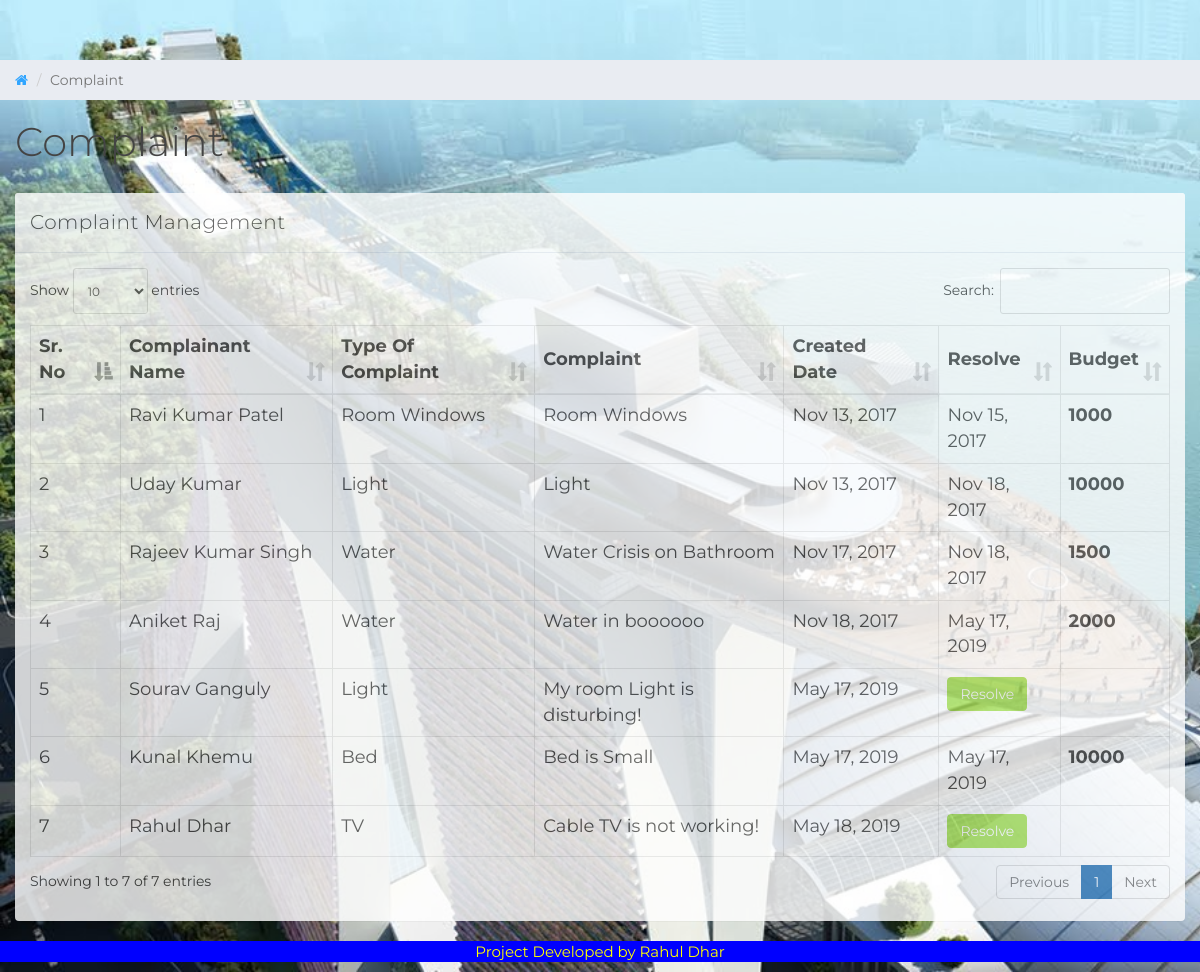
/complain_managment.php, run on the app's committed database.
### tables this page shows
CREATE TABLE `complaint` (
  `id` int(11) NOT NULL,
  `complainant_name` varchar(100) NOT NULL,
  `complaint_type` varchar(100) NOT NULL,
  `complaint` varchar(200) NOT NULL,
  `created_at` timestamp NOT NULL DEFAULT CURRENT_TIMESTAMP,
  `resolve_status` tinyint(1) NOT NULL,
  `resolve_date` timestamp NULL DEFAULT CURRENT_TIMESTAMP ON UPDATE CURRENT_TIMESTAMP,
  `budget` int(11) DEFAULT NULL
);

### complain_managment.php (the view, shortened to what this page needs)
<?php
include_once "db.php"; ?>
<!DOCTYPE html>
<html>
<head>
    <link href="css/bootstrap.min.css" rel="stylesheet">
    <link href="css/font-awesome.min.css" rel="stylesheet">
    <link href="css/datepicker3.css" rel="stylesheet">
    <link href="css/dataTables.bootstrap.min.css" rel="stylesheet">
    <link href="css/styles.css" rel="stylesheet">
</head>
<body style="background-image: url('image/marinasands.jpg');background-repeat: no-repeat;
	background-size: cover;">
<div class="col-sm-12 col-lg-12 main">
    <div class="row">
        <ol class="breadcrumb">
            <li><a href="#">
                    <em class="fa fa-home"></em>
                </a></li>
            <li class="active">Complaint</li>
        </ol>
    </div>
    <div class="row">
        <div class="col-lg-12">
            <h1 class="page-header">Complaint</h1>
        </div>
    </div>
    <div class="row">
        <div class="col-lg-12">
            <div class="panel panel-default" style="opacity:0.8">
                <div class="panel-heading">Complaint Management</div>
                <div class="panel-body" style="opacity:1.0">
                    <table class="table table-striped table-bordered table-responsive" cellspacing="0" width="100%" id="rooms">
                        <thead>
                        <tr>
                            <th>Sr. No</th>
                            <th>Complainant Name</th>
                            <th>Type Of Complaint</th>
                            <th>Complaint</th>
                            <th>Created Date</th>
                            <th>Resolve</th>
                            <th>Budget</th>
                        </tr>
                        </thead>
                        <tbody>
                        <?php
                        $complaint_query = "SELECT * FROM complaint";
                        $complaint_result = mysqli_query($connection, $complaint_query);
                        if (mysqli_num_rows($complaint_result) > 0) {
                            $num = 0;
                            while ($complaint = mysqli_fetch_assoc($complaint_result)) {
                                $num++
                                ?>
                                <tr>
                                    <td><?php echo $num ?></td>
                                    <td><?php echo $complaint['complainant_name'] ?></td>
                                    <td><?php echo $complaint['complaint_type'] ?></td>
                                    <td><?php echo $complaint['complaint'] ?></td>
                                    <td><?php echo date('M j, Y',strtotime($complaint['created_at'])) ?></td>
                                    <td>
                                        <?php if(!$complaint['resolve_status']){
                                            echo '<button class="btn btn-success" data-toggle="modal" data-target="#complaintModal" data-id="' . $complaint['id'] . '" id="complaint">Resolve</a>';
                                        } else{
                                            echo date('M j, Y',strtotime($complaint['resolve_date']));
                                        }
                                        ?>
                                    </td>
                                    <th><?php echo $complaint['budget'] ?></th>
                                </tr>
                            <?php }
                        } else {
                            echo "No Rooms";
                        }
                        ?>
                        </tbody>
                    </table>
                </div>
            </div>
        </div>
    </div>
</div>
</body>
<footer>
	<div class="row">
		<div class="col-md-12">
			<div class="footer">
				<p>Project Developed by Rahul Dhar</p>
			</div>
		</div>
	</div>
</footer>
</html>

### css/styles.css (style rules this page uses)
body { background: #f1f4f7; padding-top: 60px; font-size: 14px; color: #444444; font-family: "Montserrat", "Helvetica Neue", Helvetica, Arial, sans-serif; }
p { color: #777; }
a, a:hover, a:focus { color: #30a5ff; }
h1, h2, h3, h4, h5, h6 { color: #444444; }
h1 { font-weight: 300; font-size: 40px; }
.btn-success, .btn-success:hover, .btn-success:focus, .btn-success:active, .btn-success.active, .open > .dropdown-toggle.btn-success, .btn-success.disabled, .btn-success[disabled], fieldset[disabled] .btn-success, .btn-success.disabled:hover, .btn-success[disabled]:hover, fieldset[disabled] .btn-success:hover, .btn-success.disabled:focus, .btn-success[disabled]:focus, fieldset[disabled] .btn-success:focus, .btn-success.disabled:active, .btn-success[disabled]:active, fieldset[disabled] .btn-success:active, .btn-success.disabled.active, .btn-success[disabled].active, fieldset[disabled] .btn-success.active { background-color: #8ad919; border-color: #8ad919; }
.panel { border: 0; }
.panel-heading { font-size: 20px; font-weight: 300; letter-spacing: 0.025em; height: 60px; line-height: 38px; }
.panel-default .panel-heading { background: #fff; border-bottom: 1px solid #e9ecf2; color: #444444; }
.breadcrumb { border-radius: 0; padding: 10px 15px 10px 15px; background: #e9ecf2; margin: 0; }
h1.page-header { margin-top: 20px; border-bottom: 0; }
.table { background: #fff; }
.table > thead > tr > th { border-bottom: 1px solid #e6e7e8; vertical-align: middle; height: 50px; }
table, th, td { background: white; opacity: 0.7; color: black; font-size: 18px; }
th, td { opacity: 1; }
.footer { background: blue; text-align: center; }
.footer p { font-size: 15px; color: yellow; }

### data on the page
complaint: complainant_name "Ravi Kumar Patel", complaint_type "Room Windows", complaint "Room Windows", created_at "Nov 13, 2017", resolve_date "Nov 15, 2017", budget "1000"
complaint: complainant_name "Uday Kumar", complaint_type "Light", complaint "Light", created_at "Nov 13, 2017", resolve_date "Nov 18, 2017", budget "10000"
complaint: complainant_name "Rajeev Kumar Singh", complaint_type "Water", complaint "Water Crisis on Bathroom", created_at "Nov 17, 2017", resolve_date "Nov 18, 2017", budget "1500"
complaint: complainant_name "Aniket Raj", complaint_type "Water", complaint "Water in boooooo", created_at "Nov 18, 2017", resolve_date "May 17, 2019", budget "2000"
complaint: complainant_name "Sourav Ganguly", complaint_type "Light", complaint "My room Light is disturbing!", created_at "May 17, 2019"
complaint: complainant_name "Kunal Khemu", complaint_type "Bed", complaint "Bed is Small", created_at "May 17, 2019", resolve_date "May 17, 2019", budget "10000"
complaint: complainant_name "Rahul Dhar", complaint_type "TV", complaint "Cable TV is not working!", created_at "May 18, 2019"
